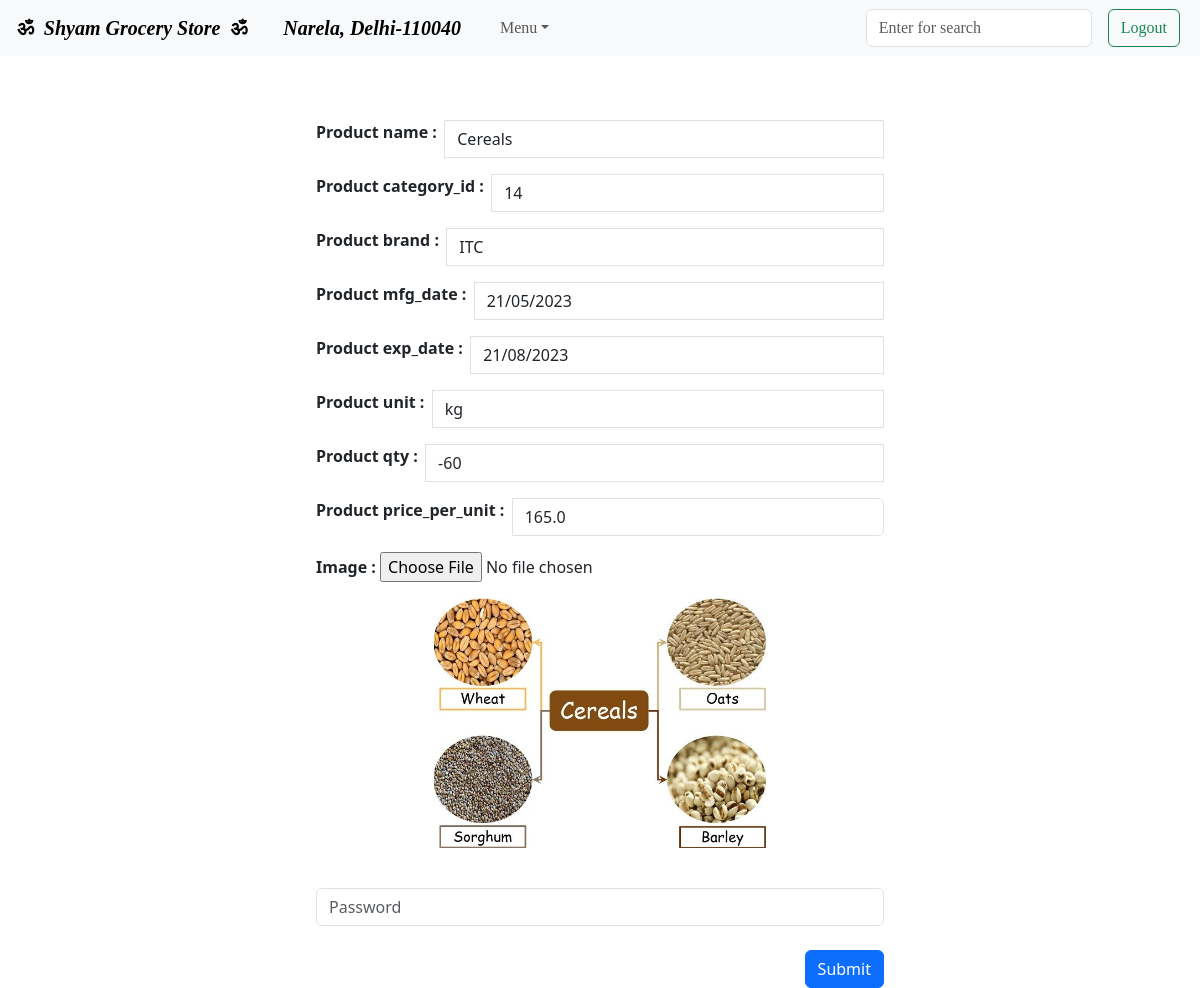
The app's page /admin_product_edit/42 (signed in), older data.
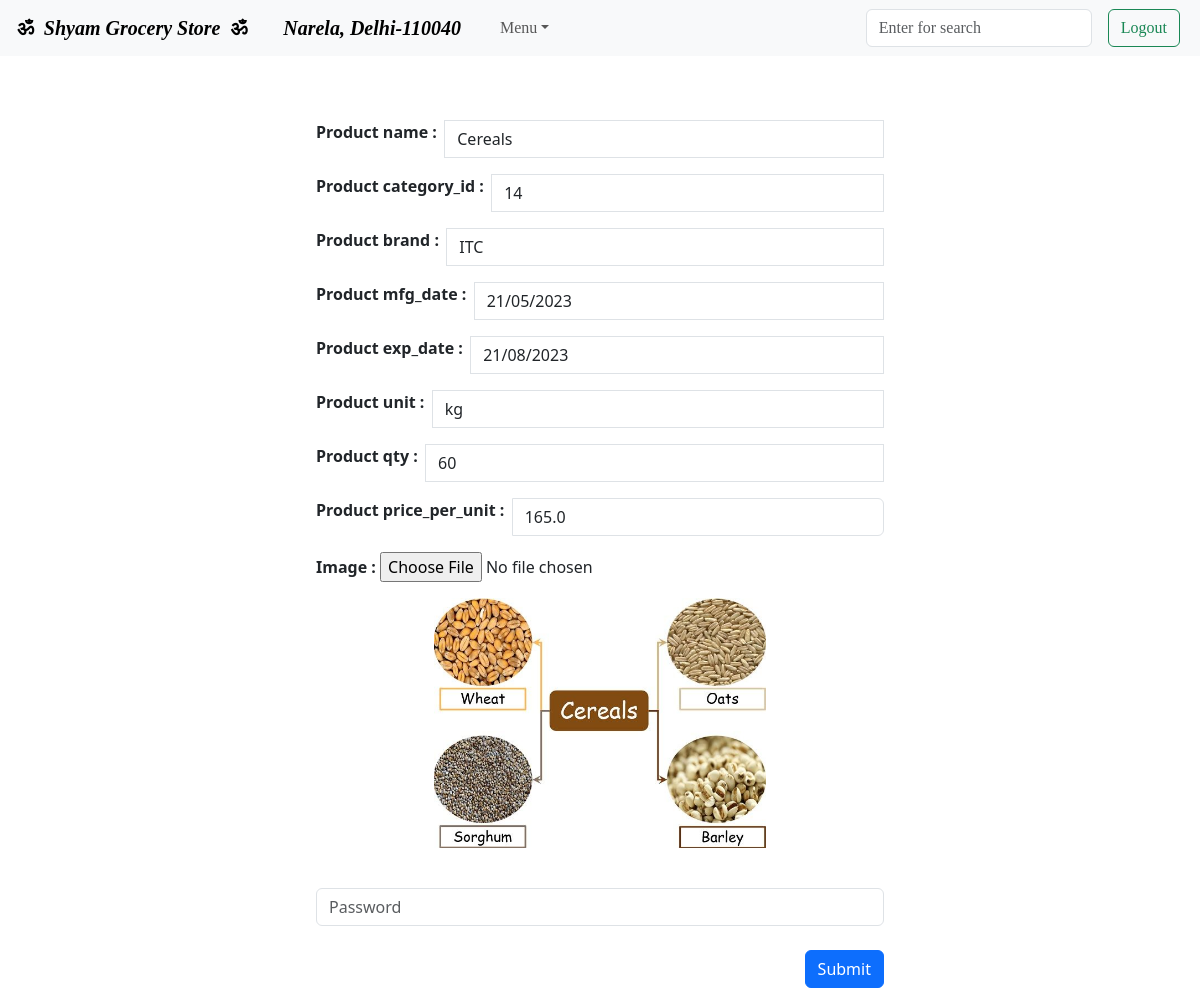
The same page, newer data.
### model.py (models this page shows)
class Product(db.Model):
    __tablename__="product"
    id = db.Column('id', db.Integer, primary_key = True)
    name = db.Column(db.String(50))
    category = db.Column(db.Integer)
    brand = db.Column(db.String(50))
    mfg_date = db.Column(db.String(20))
    exp_date = db.Column(db.String(20))
    unit = db.Column(db.String(15))
    qty = db.Column(db.Integer)
    price_per_unit = db.Column(db.Float(15))
    image = db.Column(db.String)

### admin.py (the view)
@app.route("/admin_product_edit/<int:id>")
def admin_product_edit(id):
    if "admin_id" in session:
        product = Product.query.filter_by(id=id)
        check = [i for i in product]
        return render_template("admin_product_edit.html", product_info=check[0], flag=True)
    else:
        return redirect("/admin_sign-in")

### templates/admin_product_edit.html
{% extends "base.html" %}
    {% block main %}
    <div class="container mt-5 w-50 p-3">
        <form enctype="multipart/form-data" action="/admin_product_update/{{ product_info.id }}" method="POST">
            <div class="input-group mb-3">
                <b>Product name : &nbsp;</b>
                <input type="text" class="form-control" name="product_name" value="{{product_info.name}}" placeholder="Product_name" aria-label="product_name" aria-describedby="basic-addon1"><br>
            </div>
            <div class="input-group mb-3">
                <b>Product category_id : &nbsp;</b>
                <input type="text" class="form-control" name="product_category" value="{{product_info.category}}" placeholder="Product_category" aria-label="product_category" aria-describedby="basic-addon1"><br>
            </div>
            <div class="input-group mb-3">
                <b>Product brand : &nbsp;</b>
                <input type="text" class="form-control" name="product_brand" value="{{product_info.brand}}" placeholder="Product_brand" aria-label="product_brand" aria-describedby="basic-addon1"><br>
            </div>
            <div class="input-group mb-3">
                <b>Product mfg_date : &nbsp;</b>
                <input type="text" class="form-control" name="product_mfg_date" value="{{product_info.mfg_date}}" placeholder="Product_mfg_date" aria-label="product_mfg_date" aria-describedby="basic-addon1"><br>
            </div>
            <div class="input-group mb-3">
                <b>Product exp_date : &nbsp;</b>
                <input type="text" class="form-control" name="product_exp_date" value="{{product_info.exp_date}}" placeholder="Product_exp_date" aria-label="product_exp_date" aria-describedby="basic-addon1"><br>
            </div>
            <div class="input-group mb-3">
                <b>Product unit : &nbsp;</b>
                <input type="text" class="form-control" name="product_unit" value="{{product_info.unit}}" placeholder="Product_unit" aria-label="product_unit" aria-describedby="basic-addon1"><br>
            </div>
            <div class="input-group mb-3">
                <b>Product qty : &nbsp;</b>
                <input type="text" class="form-control" name="product_qty" value="{{product_info.qty}}" placeholder="Product_qty" aria-label="product_qty" aria-describedby="basic-addon1"><br>
            </div>
            <div class="input-group mb-3">
                <b>Product price_per_unit : &nbsp;</b>
                <input type="text" class="form-control" name="product_price_per_unit" value="{{product_info.price_per_unit}}" placeholder="Product_price_per_unit" aria-label="product_price_per_unit" aria-describedby="basic-addon1">
            </div>
            <dl>
                <b>Image : </b>
                <input type="file" name="file" autocomplete="off">
            </dl>
            <center><img src="{{product_info.image}}" height="250px"></center>
            <br>
            <div class="input-group mb-3 mt-3">
                <input type="password" class="form-control" name="password" placeholder="Password" aria-label="password" aria-describedby="basic-addon1">
            </div>
            <button type="submit" class="btn btn-primary mt-2" style="float:right;">Submit</button>
        </form>
    </div>
    {% endblock %}

Row changes from the older to the newer data that the page shows:
changed Product "Cereals": product_qty "-60" → "60"
